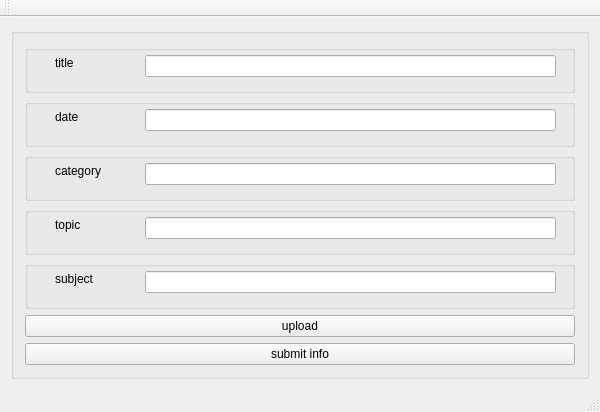
<?xml version="1.0" encoding="UTF-8"?>
<ui version="4.0">
 <class>sclButtonClass</class>
 <widget class="QMainWindow" name="sclButtonClass">
  <property name="geometry">
   <rect>
    <x>0</x>
    <y>0</y>
    <width>600</width>
    <height>412</height>
   </rect>
  </property>
  <property name="windowTitle">
   <string>sclButton</string>
  </property>
  <widget class="QWidget" name="centralWidget">
   <layout class="QVBoxLayout" name="verticalLayout">
    <item>
     <widget class="QGroupBox" name="groupBox">
      <property name="title">
       <string/>
      </property>
      <layout class="QVBoxLayout" name="verticalLayout_2">
       <item>
        <widget class="QGroupBox" name="groupBox_2">
         <property name="title">
          <string/>
         </property>
         <widget class="QLabel" name="label">
          <property name="geometry">
           <rect>
            <x>30</x>
            <y>10</y>
            <width>55</width>
            <height>16</height>
           </rect>
          </property>
          <property name="text">
           <string>title</string>
          </property>
         </widget>
         <widget class="QLineEdit" name="title">
          <property name="geometry">
           <rect>
            <x>120</x>
            <y>10</y>
            <width>411</width>
            <height>22</height>
           </rect>
          </property>
         </widget>
        </widget>
       </item>
       <item>
        <widget class="QGroupBox" name="groupBox_3">
         <property name="title">
          <string/>
         </property>
         <widget class="QLabel" name="label_2">
          <property name="geometry">
           <rect>
            <x>30</x>
            <y>10</y>
            <width>55</width>
            <height>16</height>
           </rect>
          </property>
          <property name="text">
           <string>date</string>
          </property>
         </widget>
         <widget class="QLineEdit" name="date">
          <property name="geometry">
           <rect>
            <x>120</x>
            <y>10</y>
            <width>411</width>
            <height>22</height>
           </rect>
          </property>
         </widget>
        </widget>
       </item>
       <item>
        <widget class="QGroupBox" name="groupBox_4">
         <property name="title">
          <string/>
         </property>
         <widget class="QLabel" name="label_3">
          <property name="geometry">
           <rect>
            <x>30</x>
            <y>10</y>
            <width>55</width>
            <height>16</height>
           </rect>
          </property>
          <property name="text">
           <string>category</string>
          </property>
         </widget>
         <widget class="QLineEdit" name="category">
          <property name="geometry">
           <rect>
            <x>120</x>
            <y>10</y>
            <width>411</width>
            <height>22</height>
           </rect>
          </property>
         </widget>
        </widget>
       </item>
       <item>
        <widget class="QGroupBox" name="groupBox_5">
         <property name="title">
          <string/>
         </property>
         <widget class="QLabel" name="label_4">
          <property name="geometry">
           <rect>
            <x>30</x>
            <y>10</y>
            <width>55</width>
            <height>16</height>
           </rect>
          </property>
          <property name="text">
           <string>topic</string>
          </property>
         </widget>
         <widget class="QLineEdit" name="topic">
          <property name="geometry">
           <rect>
            <x>120</x>
            <y>10</y>
            <width>411</width>
            <height>22</height>
           </rect>
          </property>
         </widget>
        </widget>
       </item>
       <item>
        <widget class="QGroupBox" name="groupBox_6">
         <property name="title">
          <string/>
         </property>
         <widget class="QLabel" name="label_5">
          <property name="geometry">
           <rect>
            <x>30</x>
            <y>10</y>
            <width>55</width>
            <height>16</height>
           </rect>
          </property>
          <property name="text">
           <string>subject</string>
          </property>
         </widget>
         <widget class="QLineEdit" name="subject">
          <property name="geometry">
           <rect>
            <x>120</x>
            <y>10</y>
            <width>411</width>
            <height>22</height>
           </rect>
          </property>
         </widget>
        </widget>
       </item>
       <item>
        <widget class="QPushButton" name="imgUpload">
         <property name="text">
          <string>upload</string>
         </property>
        </widget>
       </item>
       <item>
        <widget class="QPushButton" name="infoSubmit">
         <property name="text">
          <string>submit info</string>
         </property>
        </widget>
       </item>
      </layout>
     </widget>
    </item>
   </layout>
  </widget>
  <widget class="QToolBar" name="mainToolBar">
   <attribute name="toolBarArea">
    <enum>TopToolBarArea</enum>
   </attribute>
   <attribute name="toolBarBreak">
    <bool>false</bool>
   </attribute>
  </widget>
  <widget class="QStatusBar" name="statusBar"/>
 </widget>
 <layoutdefault spacing="6" margin="11"/>
 <resources/>
 <connections/>
</ui>
